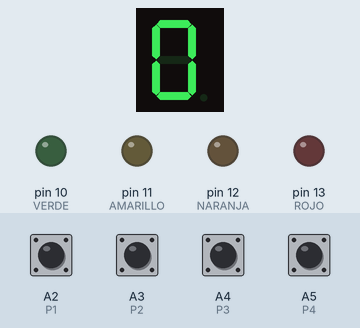
Recording of a sketch running on a simulated Arduino Uno, built with avr-gcc and run on an emulated ATmega328P. On the bench: 1-digit seven-segment display, output pins drawn as LEDs (lit = HIGH). Wiring (inferred from the names in the program): 1-digit 7-segment display, segments lit when HIGH: segments pin 9, pin 8, pin 7, pin 6, pin 5, pin 4, pin 3. Inputs (shaded band) come from the test bench; at power-on: A2 (P1), A3 (P2), A4 (P3), A5 (P4) HIGH. The segment pins are drawn as the display they are named for; pins used as bus, display or sensor lines are not drawn.

Above: at 1.2 s.
1.3 s: A4 (P3) pulled LOW for 0.15 s
At 1.7 s:
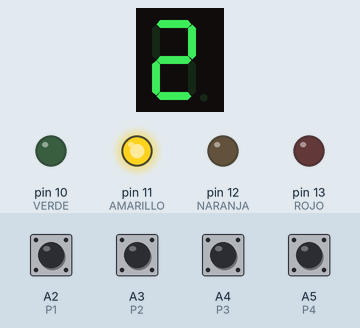
4.4 s: A2 (P1) pulled LOW for 0.15 s
At 5.0 s:
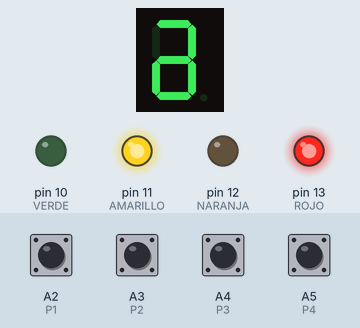
6.0 s: A3 (P2) pulled LOW for 0.15 s
At 7.1 s:
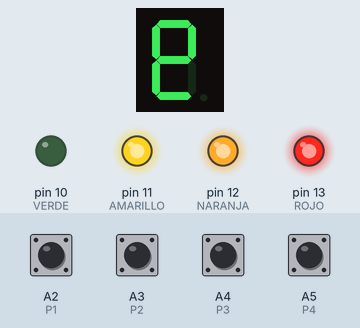
7.6 s: A2 (P1) pulled LOW for 0.15 s
At 9.1 s:
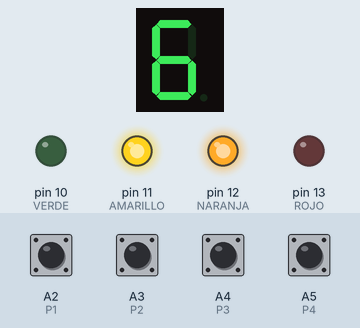
Timing chart, 0 to 10.6 s (numbered marks = the images above; inputs shaded):
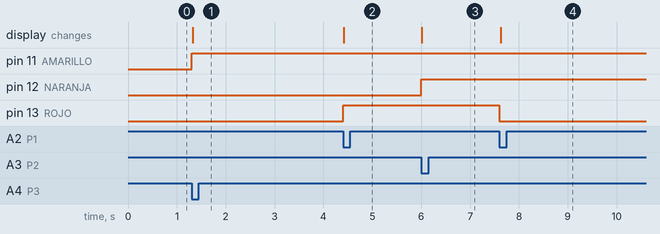

Measured:
- after the input at 1.3 s, pin 11 (AMARILLO): LOW → HIGH at once; the display: changes at once (image 1)
- after the input at 4.4 s, pin 13 (ROJO): LOW → HIGH at once; the display: changes at once (image 2)
- after the input at 6.0 s, pin 12 (NARANJA): LOW → HIGH at once; the display: changes at once (image 3)
- after the input at 7.6 s, pin 13 (ROJO): HIGH → LOW at once; the display: changes at once (image 4)

The sketch:

prueba_arduino.ino
```cpp
#define P1 A2
#define P2 A3
#define P3 A4
#define P4 A5
#define ROJO 13
#define NARANJA 12
#define AMARILLO 11
#define VERDE 10
#define A 9
#define B 8
#define C 7
#define D 6
#define E 5
#define F 4
#define G 3

void setup()
{
for(int i = 13;i > 2; i--){
  pinMode(i, OUTPUT);
}
for(int j = 19;j > 15; j--){
  pinMode(j, INPUT_PULLUP);
}
}

int estadoRojo = 0;
int estadoNaranja = 0;
int estadoAmarillo = 0;
int estadoVerde = 0;
int pulsadorUnoAnt = 1;
int pulsadorDosAnt = 1;
int pulsadorTresAnt = 1;
int pulsadorCuatroAnt = 1;

void loop()
{
	int estado = keypressed();
    switch(estado)
    {
    case 16://P1
    estadoRojo = !estadoRojo;
    break;
    case 17://P2
    estadoNaranja = !estadoNaranja;
    break;
    case 18://P3
    estadoAmarillo = !estadoAmarillo;
    break;
    case 19://P4
    estadoVerde = !estadoVerde;
    break;
    }
  prendeLed(estadoRojo,estadoNaranja,estadoAmarillo,estadoVerde);
  mostrar(hexadecimal(estadoRojo,estadoNaranja,estadoAmarillo,estadoVerde));
}

void prendeLed(int rojo,int naranja, int amarillo, int verde)
{
  digitalWrite(ROJO,rojo);
  digitalWrite(NARANJA,naranja);
  digitalWrite(AMARILLO,amarillo);
  digitalWrite(VERDE,verde);
}

int hexadecimal(int rojo,int naranja, int amarillo, int verde)
{
  return rojo*8+naranja*4+amarillo*2+verde;
}

int keypressed(void)
{
  int ocho = digitalRead(P1); // devuelve 0 si presiono, 1 si no presiono
  int cuatro = digitalRead(P2);
	int dos = digitalRead(P3);
  int uno = digitalRead(P4);

  if (ocho== 1)     // si no presione SUBE
    pulsadorUnoAnt =1; //entonces antes tampoco estaba presionada
  if (cuatro)
    pulsadorDosAnt =1;
  if(dos)
    pulsadorTresAnt =1;
  if(uno)
    pulsadorCuatroAnt =1;


  if(ocho==0 && ocho != pulsadorUnoAnt)
    {
      pulsadorUnoAnt = 0;
    return P1;
    }

  if(cuatro==0 && cuatro != pulsadorDosAnt)
    {
      pulsadorDosAnt = 0;
    return P2;
    }

  if(dos==0 && dos != pulsadorTresAnt)
    {
      pulsadorTresAnt = 0;
    return P3;
    }
  if(uno==0 && uno != pulsadorCuatroAnt)
    {
      pulsadorCuatroAnt = 0;
    return P4;
    }
 return 0; //o no presione ninguna tecla, o presione una que estaba presionada

}

void mostrar(int digito)
{
  for(int i=3; i<10; i++){
    digitalWrite(i,LOW);
  }
  switch (digito)
  {
	case 0:
      digitalWrite(A, HIGH);
      digitalWrite(B, HIGH);
      digitalWrite(C, HIGH);
      digitalWrite(D, HIGH);
      digitalWrite(E, HIGH);
      digitalWrite(F, HIGH);
    break;
    case 1:
      digitalWrite(B, HIGH);
      digitalWrite(C, HIGH);
    break;
    case 2:
      digitalWrite(A, HIGH);
      digitalWrite(B, HIGH);
      digitalWrite(G, HIGH);
      digitalWrite(D, HIGH);
      digitalWrite(E, HIGH);
    break;
    case 3:
      digitalWrite(A, HIGH);
      digitalWrite(B, HIGH);
      digitalWrite(C, HIGH);
      digitalWrite(D, HIGH);
      digitalWrite(G, HIGH);
    break;
    case 4:
      digitalWrite(B, HIGH);
      digitalWrite(C, HIGH);
      digitalWrite(G, HIGH);
      digitalWrite(F, HIGH);
    break;
    case 5:
      digitalWrite(A, HIGH);
      digitalWrite(F, HIGH);
      digitalWrite(C, HIGH);
      digitalWrite(G, HIGH);
      digitalWrite(D, HIGH);
    break;
    case 6:
      digitalWrite(A, HIGH);
      digitalWrite(F, HIGH);
      digitalWrite(C, HIGH);
      digitalWrite(D, HIGH);
      digitalWrite(E, HIGH);
      digitalWrite(G,HIGH);
    break;

    case 7:
      digitalWrite(A, HIGH);
      digitalWrite(B, HIGH);
      digitalWrite(C, HIGH);
    break;
    case 8:
      digitalWrite(A, HIGH);
      digitalWrite(B, HIGH);
      digitalWrite(C, HIGH);
      digitalWrite(D, HIGH);
      digitalWrite(E, HIGH);
      digitalWrite(G,HIGH);
      digitalWrite(F,HIGH);
    break;
    case 9:
      digitalWrite(A, HIGH);
      digitalWrite(B, HIGH);
      digitalWrite(C, HIGH);
      digitalWrite(D, HIGH);
      digitalWrite(F, HIGH);
      digitalWrite(G,HIGH);
    break;
    case 10:
      digitalWrite(A, HIGH);
      digitalWrite(B, HIGH);
      digitalWrite(C, HIGH);
      digitalWrite(D, HIGH);
      digitalWrite(E, HIGH);
      digitalWrite(G,HIGH);
    break;
   	case 11:
      digitalWrite(F, HIGH);
      digitalWrite(G, HIGH);
      digitalWrite(C, HIGH);
      digitalWrite(D, HIGH);
      digitalWrite(E, HIGH);
    break;
   	case 12:
      digitalWrite(G, HIGH);
      digitalWrite(D, HIGH);
      digitalWrite(E, HIGH);
    break;
   	case 13:
      digitalWrite(B, HIGH);
      digitalWrite(C, HIGH);
      digitalWrite(D, HIGH);
      digitalWrite(E, HIGH);
      digitalWrite(G, HIGH);
    break;
    case 14:
      digitalWrite(A, HIGH);
      digitalWrite(B, HIGH);
      digitalWrite(G, HIGH);
      digitalWrite(D, HIGH);
      digitalWrite(E, HIGH);
      digitalWrite(F, HIGH);
    break;
    case 15:
      digitalWrite(G, HIGH);
      digitalWrite(F, HIGH);
      digitalWrite(A, HIGH);
      digitalWrite(E, HIGH);
    break;

  }
}
```
